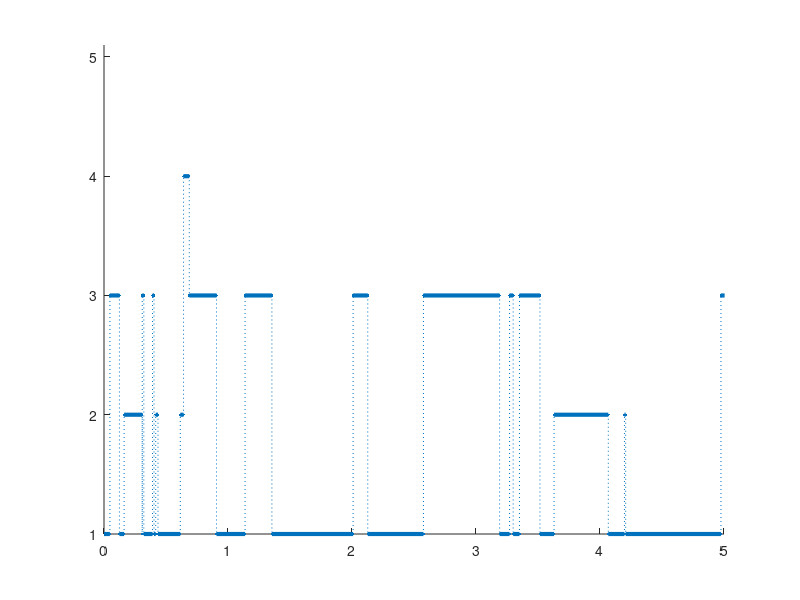

Reproduce this figure in MATLAB.
%mjprep.m
clear all, clf
lam1= 1; lam2 = 2; mu1= 3; mu2 = 4;
Q = [-(lam1 + lam2), lam1, lam2, 0, 0;
    mu1, -(mu1+ lam2), 0, lam2, 0; 
    mu2, 0, -(mu2 + lam1), 0, lam1;
    0, 0, mu1, -mu1, 0;
    0, mu2, 0, 0, -mu2];

q = -diag(Q); 
K = diag(1./q)*Q + eye(5);
T = 5;
n=0;
t = 0; y = 1;
yy = [y]; tt = [t];
while t < T
    A = -log(rand)/q(y);
    y =  min(find(cumsum(K(y,:))> rand));
    t = t + A;
    tt = [tt,t];
    yy= [yy,y];
    n= n+1;
end
for i=1:n
    line([tt(i),tt(i+1)],[yy(i),yy(i)],'Linewidth',3);
    line([tt(i+1),tt(i+1)],[yy(i),yy(i+1)],'Marker','.','LineStyle',':');
end
axis([0,T,1,5.1])
    
    
